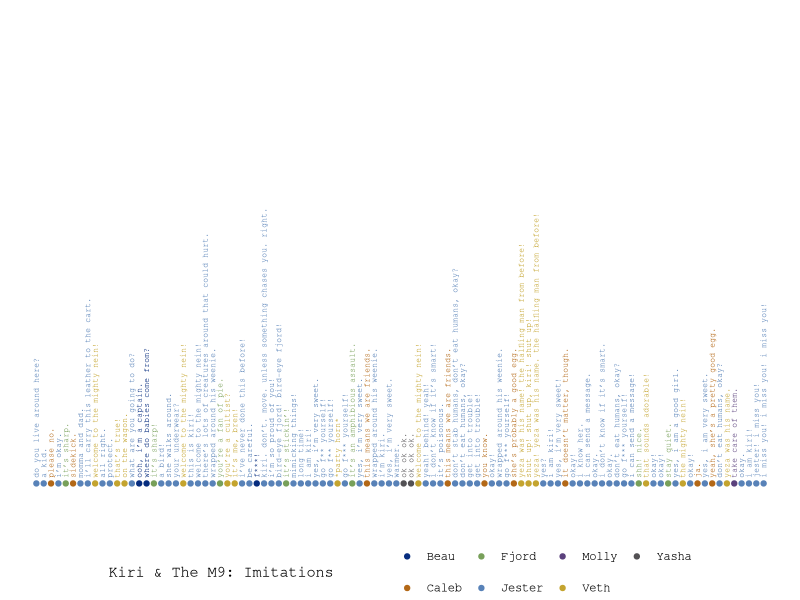

This figure's R source:
## ---- chunk 1
library(magrittr)
## ---- chunk 2
kiri_data <- read.csv("data/Kiri Imitations 2020-11-16.csv",
                      stringsAsFactors = FALSE)
head(kiri_data)
## ---- chunk 3
kiri_data_m9 <-
  kiri_data %>%
  dplyr::mutate(imitated = stringr::str_match(Kiri, "like .*\\)")) %>%
  dplyr::mutate(imitated = stringr::str_replace(imitated, "like ", "")) %>%
  dplyr::mutate(imitated = stringr::str_replace(imitated, "\\)", "")) %>%
  dplyr::mutate(Speech = stringr::str_match(Kiri, "[[:alpha:]]\\) .*[[:punct:]]$")) %>%
  dplyr::mutate(Speech = stringr::str_replace(Speech, "[[:alpha:]]\\) ", "")) %>%
  dplyr::mutate(Speech = tolower(Speech)) %>%
  dplyr::filter(imitated %in% c("Beau",
                                "Caleb",
                                "Fjord",
                                "Jester",
                                "Molly",
                                "Veth",
                                "Yasha"))

kiri_data_m9 <-
  kiri_data_m9 %>%
  dplyr::mutate(Number = seq(1:nrow(kiri_data_m9)))

head(kiri_data_m9)
## ---- chunk 4
single_mighty_nein_colors <-
  c("Fjord" = as.character("#78a05a"),
    "Beau" = as.character("#072d7f"),
    "Caleb" = as.character("#b36817"),
    "Veth" = as.character("#c4a42f"),
    "Jester" = as.character("#5882b8"),
    "Molly" = as.character("#5b417d"),
    "Yasha" = as.character("#535154"))

single_mighty_nein_colors
## ---- chunk 5
ggplot2::ggplot(data = kiri_data_m9,
                ggplot2::aes(x = Number, y = 0, color = imitated, label = Speech)) +
  ggplot2::geom_hline(yintercept = 0,
                      color = "white",
                      size = 0.3) +
  ggplot2::geom_point(ggplot2::aes(x = Number, color = imitated)) +
  ggplot2::geom_text(ggplot2::aes(x = Number, 
                                  y = 0.1, 
                                  label = Speech, 
                                  angle = 90, 
                                  hjust = 0), 
                     size = 2, 
                     family = "Courier") +
  ggplot2::coord_cartesian(ylim = c(-0.5, 8)) +
  ggplot2::scale_color_manual(values = single_mighty_nein_colors) +
  ggplot2::theme_void() +
  ggplot2::theme(legend.position = "bottom") +
  ggplot2::theme(axis.title.x = ggplot2::element_blank(),
                 axis.text.x = ggplot2::element_blank(),
                 axis.ticks.x = ggplot2::element_blank(),
                 text = ggplot2::element_text(family="Courier")) +
  ggplot2::labs(col = "Kiri & The M9: Imitations      ") 
